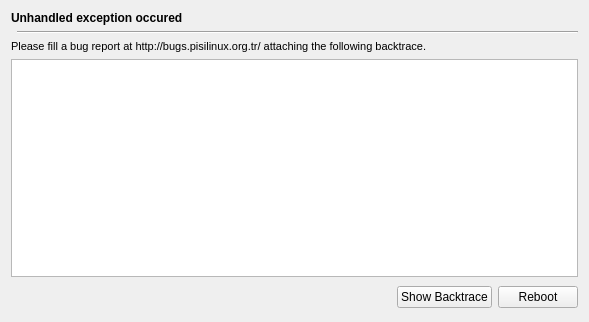
<?xml version="1.0" encoding="UTF-8"?>
<ui version="4.0">
 <class>Exception</class>
 <widget class="QWidget" name="Exception">
  <property name="geometry">
   <rect>
    <x>0</x>
    <y>0</y>
    <width>589</width>
    <height>322</height>
   </rect>
  </property>
  <layout class="QGridLayout" name="gridLayout">
   <item row="0" column="0" colspan="4">
    <widget class="QLabel" name="info">
     <property name="font">
      <font>
       <weight>75</weight>
       <italic>false</italic>
       <bold>true</bold>
      </font>
     </property>
     <property name="styleSheet">
      <string notr="true"/>
     </property>
     <property name="text">
      <string>Unhandled exception occured</string>
     </property>
    </widget>
   </item>
   <item row="2" column="0" colspan="4">
    <widget class="QLabel" name="label">
     <property name="font">
      <font>
       <pointsize>8</pointsize>
      </font>
     </property>
     <property name="text">
      <string>Please fill a bug report at http://bugs.pisilinux.org.tr/ attaching the following backtrace.</string>
     </property>
     <property name="wordWrap">
      <bool>true</bool>
     </property>
    </widget>
   </item>
   <item row="3" column="0" colspan="4">
    <widget class="QTextBrowser" name="traceback"/>
   </item>
   <item row="5" column="1">
    <spacer name="horizontalSpacer">
     <property name="orientation">
      <enum>Qt::Horizontal</enum>
     </property>
     <property name="sizeHint" stdset="0">
      <size>
       <width>226</width>
       <height>28</height>
      </size>
     </property>
    </spacer>
   </item>
   <item row="5" column="3">
    <widget class="QPushButton" name="rebootButton">
     <property name="text">
      <string>Reboot</string>
     </property>
    </widget>
   </item>
   <item row="1" column="1" colspan="3">
    <widget class="Line" name="line">
     <property name="orientation">
      <enum>Qt::Horizontal</enum>
     </property>
    </widget>
   </item>
   <item row="5" column="2">
    <widget class="QPushButton" name="showBackTrace">
     <property name="text">
      <string>Show Backtrace</string>
     </property>
    </widget>
   </item>
  </layout>
 </widget>
 <resources/>
 <connections/>
</ui>
